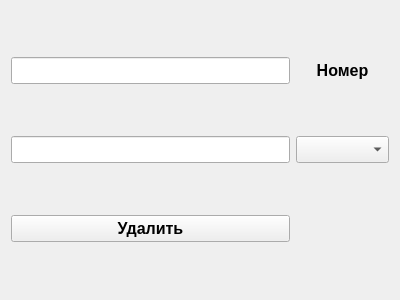
<?xml version="1.0" encoding="UTF-8"?>
<ui version="4.0">
 <class>delet</class>
 <widget class="QWidget" name="delet">
  <property name="geometry">
   <rect>
    <x>0</x>
    <y>0</y>
    <width>400</width>
    <height>300</height>
   </rect>
  </property>
  <property name="windowTitle">
   <string>Form</string>
  </property>
  <layout class="QGridLayout" name="gridLayout">
   <item row="0" column="0">
    <widget class="QLineEdit" name="lineEdit">
     <property name="font">
      <font>
       <pointsize>12</pointsize>
       <weight>75</weight>
       <bold>true</bold>
      </font>
     </property>
     <property name="alignment">
      <set>Qt::AlignCenter</set>
     </property>
    </widget>
   </item>
   <item row="1" column="1">
    <widget class="QComboBox" name="comboBox">
     <property name="font">
      <font>
       <pointsize>12</pointsize>
       <weight>75</weight>
       <bold>true</bold>
      </font>
     </property>
    </widget>
   </item>
   <item row="0" column="1">
    <widget class="QLabel" name="label">
     <property name="font">
      <font>
       <pointsize>12</pointsize>
       <weight>75</weight>
       <bold>true</bold>
      </font>
     </property>
     <property name="text">
      <string>Номер</string>
     </property>
     <property name="alignment">
      <set>Qt::AlignCenter</set>
     </property>
    </widget>
   </item>
   <item row="1" column="0">
    <widget class="QLineEdit" name="lineEdit_2">
     <property name="font">
      <font>
       <pointsize>12</pointsize>
       <weight>75</weight>
       <bold>true</bold>
      </font>
     </property>
     <property name="alignment">
      <set>Qt::AlignCenter</set>
     </property>
    </widget>
   </item>
   <item row="2" column="0">
    <widget class="QPushButton" name="pushButton">
     <property name="font">
      <font>
       <pointsize>12</pointsize>
       <weight>75</weight>
       <bold>true</bold>
      </font>
     </property>
     <property name="text">
      <string>Удалить</string>
     </property>
    </widget>
   </item>
  </layout>
 </widget>
 <resources/>
 <connections/>
</ui>
